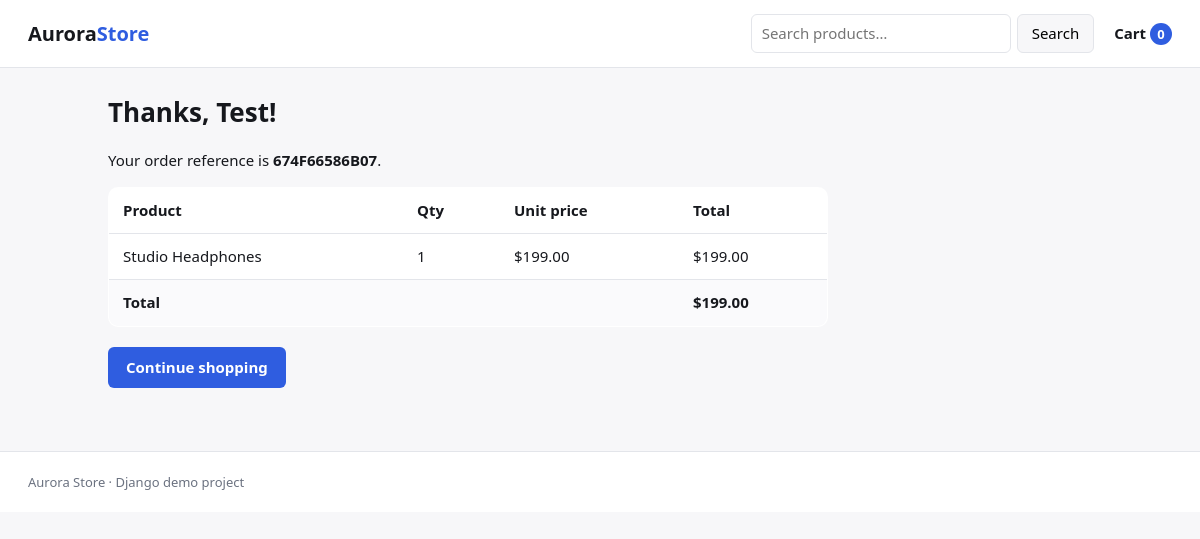
Page /orders/confirmation/674F66586B07/ on the committed database.
### orders/models.py (models this page shows, shortened)
class Order(models.Model):
    class Status(models.TextChoices):
        PENDING = "PENDING", "Pending"
        PAID = "PAID", "Paid"
        SHIPPED = "SHIPPED", "Shipped"
        CANCELLED = "CANCELLED", "Cancelled"
    reference = models.CharField(max_length=12, unique=True, editable=False)
    first_name = models.CharField(max_length=60)
    last_name = models.CharField(max_length=60)
    email = models.EmailField()
    address = models.CharField(max_length=250)
    city = models.CharField(max_length=100)
    postal_code = models.CharField(max_length=20)
    status = models.CharField(
        max_length=10, choices=Status.choices, default=Status.PENDING
    )
    created_at = models.DateTimeField(auto_now_add=True)
    class Meta:
        ordering = ["-created_at"]
        indexes = [models.Index(fields=["-created_at"]), models.Index(fields=["status"])]
    def get_total_cost(self):
        return sum(
            (item.get_cost() for item in self.items.all()), Decimal("0.00")
        )

class OrderItem(models.Model):
    order = models.ForeignKey(Order, related_name="items", on_delete=models.CASCADE)
    product = models.ForeignKey(Product, related_name="order_items", on_delete=models.PROTECT)
    price = models.DecimalField(max_digits=10, decimal_places=2)
    quantity = models.PositiveIntegerField(default=1)
    class Meta:
        constraints = [
            models.UniqueConstraint(fields=["order", "product"], name="unique_product_per_order"),
            models.CheckConstraint(condition=models.Q(quantity__gt=0), name="order_item_quantity_positive"),
        ]
    def get_cost(self):
        return self.price * self.quantity

### catalog/models.py (models this page shows, shortened)
class Product(models.Model):
    category = models.ForeignKey(
        Category, related_name="products", on_delete=models.PROTECT
    )
    name = models.CharField(max_length=200)
    slug = models.SlugField(max_length=200, unique=True)
    description = models.TextField(blank=True)
    price = models.DecimalField(max_digits=10, decimal_places=2)
    stock = models.PositiveIntegerField(default=0)
    is_active = models.BooleanField(default=True)
    created_at = models.DateTimeField(auto_now_add=True)
    updated_at = models.DateTimeField(auto_now=True)
    objects = ProductQuerySet.as_manager()
    class Meta:
        ordering = ["name"]
        indexes = [
            models.Index(fields=["is_active", "stock"]),
            models.Index(fields=["category", "name"]),
        ]
        constraints = [
            models.CheckConstraint(
                condition=models.Q(price__gte=Decimal("0.00")),
                name="product_price_non_negative",
            )
        ]

### orders/views.py (the view)
# urls.py: path("confirmation/<str:reference>/", views.order_created, name="order_created"),
def order_created(request, reference):
    order = get_object_or_404(
        Order.objects.prefetch_related("items__product"), reference=reference
    )
    return render(request, "orders/created.html", {"order": order})

### cart/cart.py (called while the page is built)
    def __len__(self):
        return sum(item["quantity"] for item in self.cart.values())

### cart/context_processors.py (called while the page is built)
def cart_summary(request):
    cart = Cart(request)
    return {"cart": cart, "cart_item_count": len(cart)}

### templates/orders/created.html (shortened to what this page needs)
{% extends "base.html" %}
{% block content %}
<div class="confirm">
  <h1>Thanks, {{ order.first_name }}!</h1>
  <p>Your order reference is <strong>{{ order.reference }}</strong>.</p>
  <table class="cart-table">
    <thead><tr><th>Product</th><th>Qty</th><th>Unit price</th><th>Total</th></tr></thead>
    <tbody>
    {% for item in order.items.all %}
      <tr>
        <td>{{ item.product.name }}</td><td>{{ item.quantity }}</td>
        <td>${{ item.price }}</td><td>${{ item.get_cost }}</td>
      </tr>
    {% endfor %}
    </tbody>
    <tfoot><tr><th colspan="3">Total</th><th>${{ order.get_total_cost }}</th></tr></tfoot>
  </table>
  <p class="actions"><a class="btn" href="{% url 'catalog:product_list' %}">Continue shopping</a></p>
</div>
{% endblock %}

### static/css/site.css (style rules this page uses)
:root { --bg: #f7f7f9; --panel: #ffffff; --ink: #16181d; --muted: #6b7280; --line: #e3e5ea; --accent: #2f5de0; --accent-ink: #ffffff; --danger: #b4232a; --ok: #10663f; }
* { box-sizing: border-box; }
body { margin: 0; background: var(--bg); color: var(--ink); font: 15px/1.55 system-ui, -apple-system, "Segoe UI", Roboto, sans-serif; }
a { color: var(--accent); text-decoration: none; }
.search button, .btn, .link-btn { font: inherit; cursor: pointer; }
h1 { font-size: 26px; margin: 0 0 16px; }
.btn { display: inline-block; padding: 9px 18px; border: 0; border-radius: 6px; background: var(--accent); color: var(--accent-ink); font-weight: 600; }
.cart-table { width: 100%; border-collapse: collapse; background: var(--panel); border: 1px solid var(--line); border-radius: 10px; overflow: hidden; }
.cart-table th, .cart-table td { padding: 11px 14px; text-align: left; border-bottom: 1px solid var(--line); }
.cart-table tfoot th { background: #fafafc; }
.actions { margin-top: 20px; display: flex; gap: 12px; }
.confirm { max-width: 720px; }

### rows in the picture
Order: first_name "Test", reference "674F66586B07", get_total_cost "199.00"
OrderItem: product.name "Studio Headphones", quantity "1", price "199.00", get_cost "199.00"

### other values in the picture
{{ cart_item_count }} "0"
